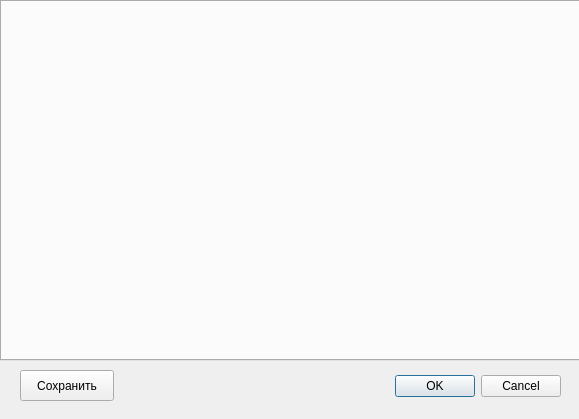
<?xml version="1.0" encoding="UTF-8"?>
<ui version="4.0">
 <class>SignalDialog</class>
 <widget class="QDialog" name="SignalDialog">
  <property name="geometry">
   <rect>
    <x>0</x>
    <y>0</y>
    <width>579</width>
    <height>419</height>
   </rect>
  </property>
  <property name="windowTitle">
   <string>Dialog</string>
  </property>
  <widget class="QDialogButtonBox" name="buttonBox">
   <property name="geometry">
    <rect>
     <x>180</x>
     <y>370</y>
     <width>381</width>
     <height>32</height>
    </rect>
   </property>
   <property name="orientation">
    <enum>Qt::Horizontal</enum>
   </property>
   <property name="standardButtons">
    <set>QDialogButtonBox::Cancel|QDialogButtonBox::Ok</set>
   </property>
  </widget>
  <widget class="QTabWidget" name="signalTab">
   <property name="geometry">
    <rect>
     <x>0</x>
     <y>0</y>
     <width>581</width>
     <height>361</height>
    </rect>
   </property>
   <property name="currentIndex">
    <number>-1</number>
   </property>
  </widget>
  <widget class="QPushButton" name="saveButton">
   <property name="geometry">
    <rect>
     <x>20</x>
     <y>370</y>
     <width>94</width>
     <height>31</height>
    </rect>
   </property>
   <property name="text">
    <string>Сохранить</string>
   </property>
  </widget>
 </widget>
 <resources/>
 <connections>
  <connection>
   <sender>buttonBox</sender>
   <signal>accepted()</signal>
   <receiver>SignalDialog</receiver>
   <slot>accept()</slot>
   <hints>
    <hint type="sourcelabel">
     <x>248</x>
     <y>254</y>
    </hint>
    <hint type="destinationlabel">
     <x>157</x>
     <y>274</y>
    </hint>
   </hints>
  </connection>
  <connection>
   <sender>buttonBox</sender>
   <signal>rejected()</signal>
   <receiver>SignalDialog</receiver>
   <slot>reject()</slot>
   <hints>
    <hint type="sourcelabel">
     <x>316</x>
     <y>260</y>
    </hint>
    <hint type="destinationlabel">
     <x>286</x>
     <y>274</y>
    </hint>
   </hints>
  </connection>
 </connections>
</ui>
